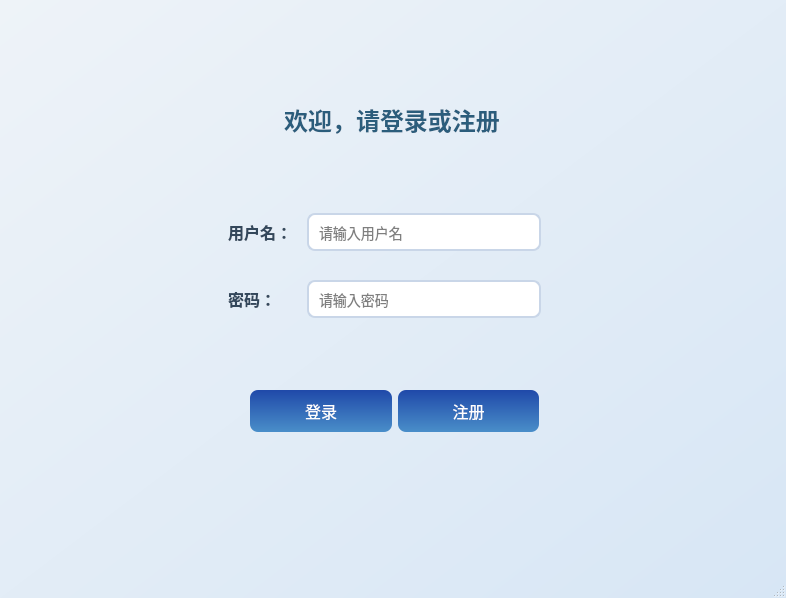
<?xml version="1.0" encoding="UTF-8"?>
<ui version="4.0">
 <class>MainWindow</class>
 <widget class="QMainWindow" name="MainWindow">
  <property name="geometry">
   <rect>
    <x>0</x>
    <y>0</y>
    <width>786</width>
    <height>598</height>
   </rect>
  </property>
  <property name="windowTitle">
   <string>用户登录</string>
  </property>
  <property name="styleSheet">
   <string notr="true">
QMainWindow {
    background-color: qlineargradient(x1:0, y1:0, x2:1, y2:1, stop:0 #EEF3F8, stop:1 #D7E6F5);
}

QLineEdit {
    background-color: #FFFFFF;
    border: 2px solid #C9D6E8;
    border-radius: 8px;
    padding: 8px;
    font-size: 14px;
}

QLineEdit:hover {
    border: 2px solid rgb(145, 168, 235);
}
QLineEdit:placeholder {
    border-color: #4c65af;
    outline: none;
    box-shadow: 0 0 10px rgba(76, 97, 175, 0.5);
}

QLineEdit:focus {
    border: 2px solid #4c65af;
    outline: none;
}

QPushButton {
    background-color: qlineargradient(x1:0, y1:0, x2:0, y2:1, stop:0 #1f49a9, stop:1 #4A8EC9);
    color: white;
    padding: 10px 20px;
    font-size: 16px;
    border-radius: 8px;
    border: none;
}

QPushButton:hover {
    background-color: qlineargradient(x1:0, y1:0, x2:0, y2:1, stop:0 #4c65af, stop:1 #3A78B5);
}

QPushButton:pressed {
    background-color: #3A78B5;
}

QLabel {
    color: #33475B;
    font-size: 16px;
    font-weight: bold;
    padding: 4px;
}

#titleLabel {
    font-size: 24px;
    font-weight: bold;
    color: #2B5D7C;
    margin-bottom: 20px;
    text-align: center;
    background: transparent;
}

#loginButton, #registerButton {
    min-width: 100px;
}
   </string>
  </property>
  <widget class="QWidget" name="centralwidget">
   <widget class="QLabel" name="titleLabel">
    <property name="geometry">
     <rect>
      <x>280</x>
      <y>100</y>
      <width>224</width>
      <height>58</height>
     </rect>
    </property>
    <property name="text">
     <string>欢迎，请登录或注册</string>
    </property>
    <property name="alignment">
     <set>Qt::AlignmentFlag::AlignCenter</set>
    </property>
   </widget>
   <widget class="QWidget" name="layoutWidget">
    <property name="geometry">
     <rect>
      <x>250</x>
      <y>390</y>
      <width>289</width>
      <height>42</height>
     </rect>
    </property>
    <layout class="QHBoxLayout" name="buttonLayout" stretch="0,0">
     <item>
      <widget class="QPushButton" name="loginButton">
       <property name="text">
        <string>登录</string>
       </property>
      </widget>
     </item>
     <item>
      <widget class="QPushButton" name="registerButton1">
       <property name="text">
        <string>注册</string>
       </property>
      </widget>
     </item>
    </layout>
   </widget>
   <widget class="QWidget" name="layoutWidget">
    <property name="geometry">
     <rect>
      <x>220</x>
      <y>190</y>
      <width>321</width>
      <height>151</height>
     </rect>
    </property>
    <layout class="QGridLayout" name="gridLayout">
     <item row="0" column="0">
      <widget class="QLabel" name="userLabel">
       <property name="text">
        <string>用户名：</string>
       </property>
      </widget>
     </item>
     <item row="0" column="1">
      <widget class="QLineEdit" name="usernameLineEdit">
       <property name="placeholderText">
        <string>请输入用户名</string>
       </property>
      </widget>
     </item>
     <item row="1" column="0">
      <widget class="QLabel" name="passwordLabel">
       <property name="text">
        <string>密码：</string>
       </property>
      </widget>
     </item>
     <item row="1" column="1">
      <widget class="QLineEdit" name="passwordLineEdit">
       <property name="echoMode">
        <enum>QLineEdit::EchoMode::Password</enum>
       </property>
       <property name="placeholderText">
        <string>请输入密码</string>
       </property>
      </widget>
     </item>
    </layout>
   </widget>
  </widget>
  <widget class="QMenuBar" name="menubar">
   <property name="geometry">
    <rect>
     <x>0</x>
     <y>0</y>
     <width>786</width>
     <height>25</height>
    </rect>
   </property>
  </widget>
  <widget class="QStatusBar" name="statusbar"/>
  <action name="action222">
   <property name="text">
    <string>222</string>
   </property>
  </action>
 </widget>
 <resources/>
 <connections/>
</ui>
